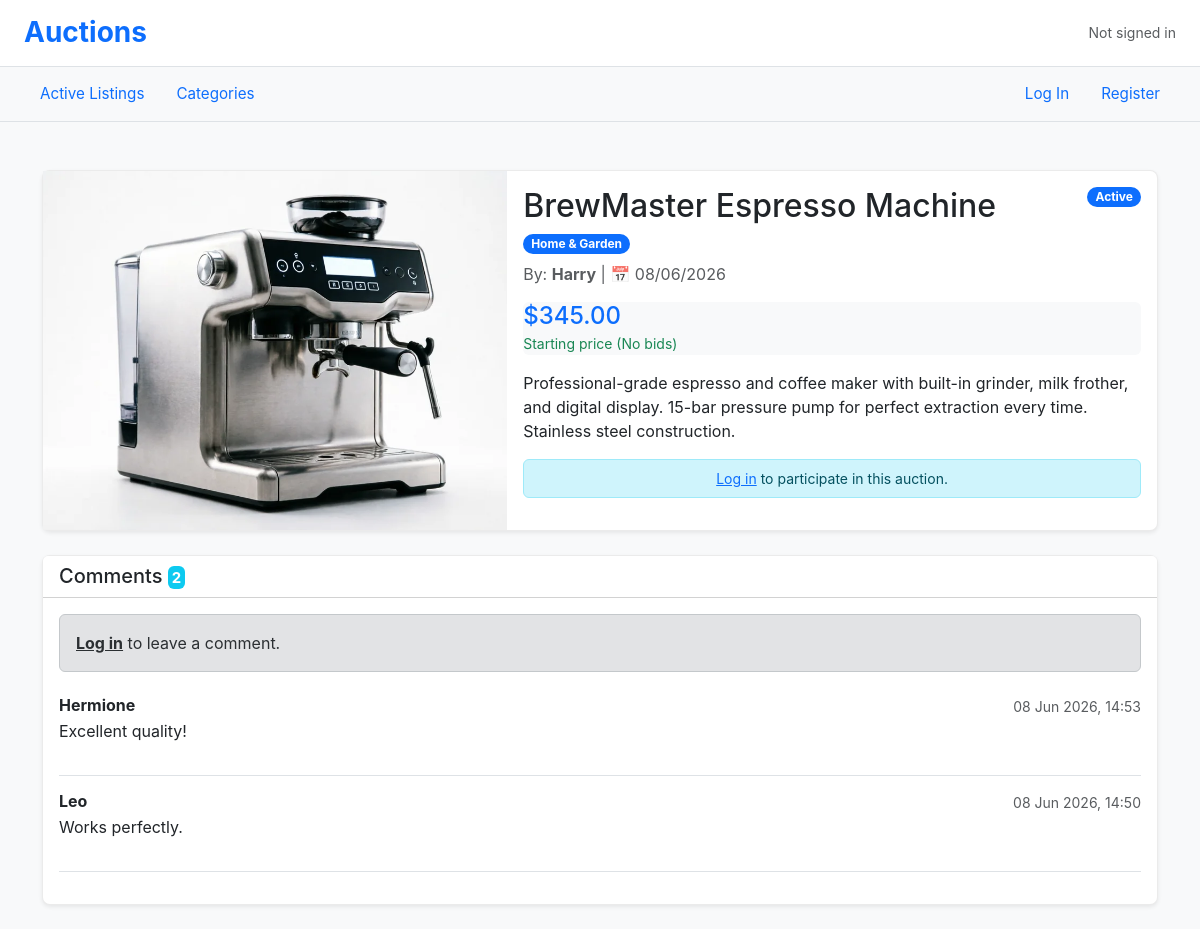
The page /listing/13 on the database its author committed.
### auctions/models.py (models this page shows, shortened)
class Listing(models.Model):
    user = models.ForeignKey(User, on_delete=models.CASCADE, related_name="user_ads")
    title = models.CharField(max_length=60)
    category = models.ForeignKey(Category, on_delete= models.PROTECT, related_name="listing")
    description = models.TextField()
    price = models.DecimalField(max_digits=10, decimal_places=2)
    date = models.DateTimeField(auto_now_add=True)
    image = models.ImageField(upload_to='ads_images/', blank=True, null=True)
    active = models.BooleanField(default=True)
    winner = models.ForeignKey(User,null=True, blank=True, on_delete=models.SET_NULL, related_name="winner")
    class Meta:
        ordering = ['-date']

class Category(models.Model):
    category = models.CharField(max_length=60, unique=True)
    class Meta:
        ordering = ['category']
    def __str__(self):
       return f"{self.category}"

class User(AbstractUser):
    pass

class Comment(models.Model):
     listing = models.ForeignKey(Listing, on_delete=models.CASCADE, related_name='comments')
     user = models.ForeignKey(User, on_delete=models.CASCADE, related_name="user_comment")
     comment = models.TextField()
     date = models.DateTimeField(auto_now_add=True)
     class Meta:
        ordering = ['-date']

### auctions/views.py (the view)
# urls.py: path("listing/<int:id>", views.listing, name= "listing"),
def listing(request, id):
    ad = get_object_or_404(Listing, id=id)
    comments = ad.comments.all()
    current_bid = ad.bids.first()
    is_in_watchlist = False
    is_winner = False
    if request.user.is_authenticated:
        is_in_watchlist = ad.watched_by.filter(user=request.user).exists()
        if not ad.active and ad.winner == request.user:
            is_winner = True
    if request.method == 'POST':
        form = CommentForm(request.POST)
        if form.is_valid():
            comment = form.save(commit=False)
            comment.user = request.user
            comment.listing = ad
            comment.save()
            return redirect('listing', id=id)
    else:
        form = CommentForm()
    return render(request, 'auctions/listing.html', {
        'ad': ad,
        'comments': comments,
        'form': form,
        'current_bid': current_bid,
        'is_in_watchlist': is_in_watchlist,
        'is_winner': is_winner,
    })

### auctions/templates/auctions/listing.html (shortened to what this page needs)
{% extends "auctions/layout.html" %}
{% block body %}
<div class="container mt-4">
    <div class="card shadow-sm">
        <div class="row g-0">
            <div class="col-md-5">
                {% if ad.image %}
                    <img src="{{ ad.image.url }}" class="img-fluid w-100 h-100 " style="object-fit: cover; min-height: 300px;" alt="{{ ad.title }}">
                {% else %}
                    <div class="bg-light d-flex align-items-center justify-content-center h-100" style="min-height: 300px;">
                        <div class="display-1 ">🛒</div>
                    </div>
                {% endif %}
            </div>
            <div class="col-md-7">
                <div class="card-body">
                    <div class="d-flex justify-content-between align-items-start mb-2">
						<div>
                            <h2 class="card-title mb-1">{{ ad.title }}</h2>
                            <span class="badge rounded-pill bg-primary px-2 py-1">{{ ad.category }}</span>
                        </div>
                        <div class="d-flex align-items-center">
                            {% if ad.active %}
                                <span class="badge rounded-pill bg-primary px-2 py-1">Active</span>
                            {% else %}
                                <span class="badge rounded-pill bg-danger px-2 py-1">Closed</span>
                            {% endif %}
                        </div>
                    </div>
                    <p class="text-muted mb-3">
                        By: <strong>{{ ad.user.username }}</strong> | 📅 {{ ad.date|date:"d/m/Y" }}
                    </p>
                    <div class=" bg-light rounded">
                        {% if current_bid %}
                            <h4 class="mb-0 text-success">${{ current_bid.amount }}</h4>
                            <small class="text-success">Current bid for {{ current_bid.user.username }}</small>
                        {% else %}
                            <h4 class="mb-0 text-primary">${{ ad.price }}</h4>
                            <small class="text-success">Starting price (No bids)</small>
                        {% endif %}
                    </div>
                    <p class="card-text">{{ ad.description|linebreaks }}</p>
                    <div class="mb-3">
                        {% if not ad.active %}
                            <div class="alert alert-secondary fw-bold py-2 mb-0 text-center text-dark">
								{% if is_winner %}
								<div class="mt-1">
									🎉 Congratulations! You have won this auction.
								</div>
                                {% elif  ad.winner %}
                                    <div class="mt-1"><strong>Winner:</strong> {{ ad.winner.username }}</div>
                                {% else %}
                                    <div class="mt-1 ">There were no offers.</div>
                                {% endif %}
                            </div>
                        {% else %}
                            <div class="alert alert-info py-2 mb-0 text-center small">
                                 <a href="{% url 'login' %}">Log in</a> to participate in this auction.
                            </div>
                        {% endif %}
                    </div>
                </div>
            </div>
        </div>
    </div>
    <div class="card mt-4 shadow-sm">
        <div class="card-header bg-white d-flex justify-content-between align-items-center">
            <h5 class="mb-0">Comments <span class="badge bg-info p-1 ">{{ comments.count }}</span></h5>
        </div>
        <div class="card-body">
            {% if user.is_authenticated %}
                <form method="POST" class="mb-4">
                    {% csrf_token %}
                    <div class="mb-3">
                        {{ form.comment }}
                        {% if form.comment.errors %}
                            <div class="text-danger small mt-1">{{ form.comment.errors }}</div>
                        {% endif %}
                    </div>
                    <button type="submit" class="btn btn-primary btn-sm">Post comment</button>
                </form>
                <hr>
            {% else %}
                <div class="alert alert-secondary mb-4">
                    <a href="{% url 'login' %}" class="alert-link">Log in</a> to leave a comment.
                </div>
            {% endif %}
            {% if comments %}
                <ul class="list-unstyled">
                    {% for c in comments %}
                        <li class="d-flex mb-3 pb-3 border-bottom">
                            <div class="flex-grow-1">
                                <div class="d-flex justify-content-between">
                                    <h6 class="mt-0 mb-1"><strong>{{ c.user.username }}</strong></h6>
                                    <small class="text-muted">{{ c.date|date:"d M Y, H:i" }}</small>
                                </div>
                                 <p class="mb-0 text-secondary">{{ c.comment|linebreaks }}</p>
                            </div>
                        </li>
                    {% endfor %}
                </ul>
            {% else %}
                 <p class="text-muted text-center py-3">Be the first to comment.</p>
            {% endif %}
        </div>
    </div>
</div>
{% endblock %}

### auctions/static/auctions/styles.css (style rules this page uses)
body { font-family: -apple-system, BlinkMacSystemFont, "Segoe UI", Roboto, "Helvetica Neue", Arial, sans-serif; background-color: #f8f9fa; color: #212529; }
.card { border: 1px solid rgba(0,0,0,0.08); border-radius: 8px; transition: box-shadow 0.2s ease; }

### rows shown on the page
Listing: image (picture), title "BrewMaster Espresso Machine", category "Home & Garden", user.username "Harry", date "08/06/2026", price "345.00", description "Professional-grade espresso and coffee maker with built-in grinder, milk frother, and digital display. 15-bar pressure pump for perfect extraction every time. Stainless steel construction.", count "2"
Comment: user.username "Hermione", date "08 Jun 2026, 14:53", comment "Excellent quality!"
Comment: user.username "Leo", date "08 Jun 2026, 14:50", comment "Works perfectly."
